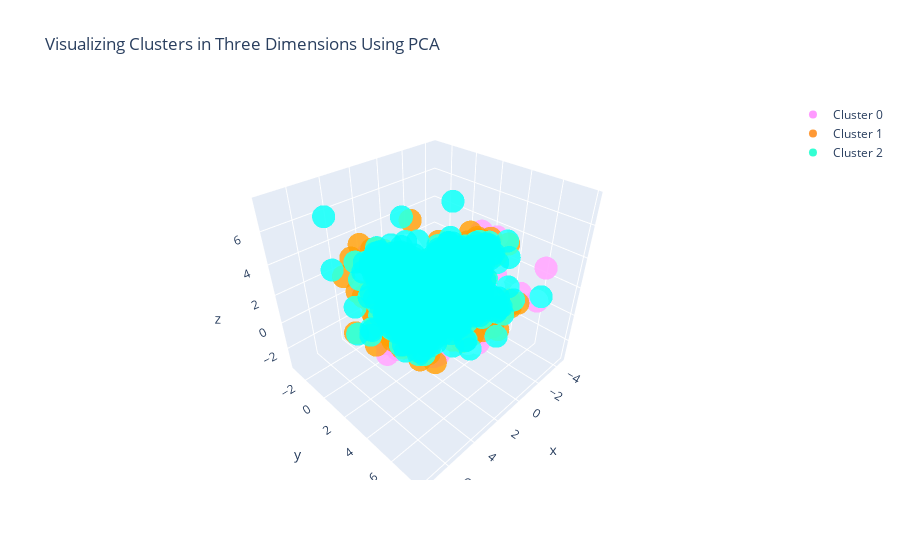

The cell this chart's notebook holds for it:
### Code cell
#Instructions for building the 3-D plot

#trace1 is for 'Cluster 0'
trace1 = go.Scatter3d(
                    x = cluster0["PC1_3d"],
                    y = cluster0["PC2_3d"],
                    z = cluster0["PC3_3d"],
                    mode = "markers",
                    name = "Cluster 0",
                    marker = dict(color = 'rgba(255, 128, 255, 0.8)'),
                    text = None)

#trace2 is for 'Cluster 1'
trace2 = go.Scatter3d(
                    x = cluster1["PC1_3d"],
                    y = cluster1["PC2_3d"],
                    z = cluster1["PC3_3d"],
                    mode = "markers",
                    name = "Cluster 1",
                    marker = dict(color = 'rgba(255, 128, 2, 0.8)'),
                    text = None)

#trace3 is for 'Cluster 2'
trace3 = go.Scatter3d(
                    x = cluster2["PC1_3d"],
                    y = cluster2["PC2_3d"],
                    z = cluster2["PC3_3d"],
                    mode = "markers",
                    name = "Cluster 2",
                    marker = dict(color = 'rgba(0, 255, 200, 0.8)'),
                    text = None)
data = [trace1, trace2, trace3]

title = "Visualizing Clusters in Three Dimensions Using PCA"

layout = dict(title = title,
              xaxis= dict(title= 'PC1',ticklen= 5,zeroline= False),
              yaxis= dict(title= 'PC2',ticklen= 5,zeroline= False)
             )

fig = dict(data = data, layout = layout)

iplot(fig)

### Figure 1 — Plotly figure (JSON) as saved in the notebook; plotly's stock layout.template omitted (floating-point values rounded to 4 significant figures; data arrays with more than 128 entries replaced by an {"elided": "..."} marker saying what was removed)
{"data": [{"marker": {"color": "rgba(255, 128, 255, 0.8)"}, "mode": "markers", "name": "Cluster 0", "type": "scatter3d", "x": {"elided": "1471 float values"}, "y": {"elided": "1471 float values"}, "z": {"elided": "1471 float values"}}, {"marker": {"color": "rgba(255, 128, 2, 0.8)"}, "mode": "markers", "name": "Cluster 1", "type": "scatter3d", "x": {"elided": "1441 float values"}, "y": {"elided": "1441 float values"}, "z": {"elided": "1441 float values"}}, {"marker": {"color": "rgba(0, 255, 200, 0.8)"}, "mode": "markers", "name": "Cluster 2", "type": "scatter3d", "x": {"elided": "2088 float values"}, "y": {"elided": "2088 float values"}, "z": {"elided": "2088 float values"}}], "layout": {"title": {"text": "Visualizing Clusters in Three Dimensions Using PCA"}, "xaxis": {"ticklen": 5, "title": {"text": "PC1"}, "zeroline": false}, "yaxis": {"ticklen": 5, "title": {"text": "PC2"}, "zeroline": false}}}
